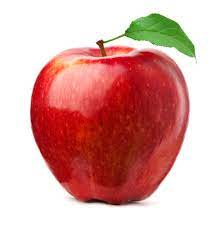
#> input picture IMAGE PROCESSING/apple.jpg, 224 x 225 px
$ python negetive-short.py
#> lines starting #> are read from the running program, lines starting #| are printed output that depends on the picture
import cv2
import numpy as np

img = cv2.imread('apple.jpg')
#> img is the input picture: shape (225, 224, 3); mean B, G, R 163.6, 168.1, 218.9
neg = 255 - img
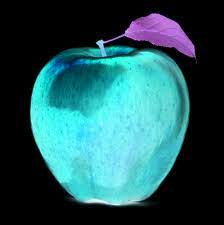
#> neg: shape (225, 224, 3); mean B, G, R 91.4, 86.9, 36.1
cv2.imshow('negetive', neg)

cv2.waitKey(0)
